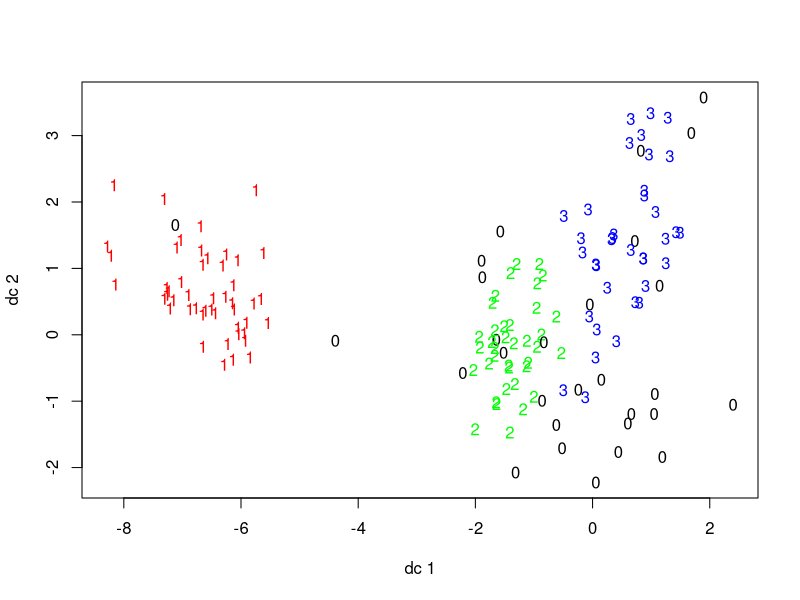
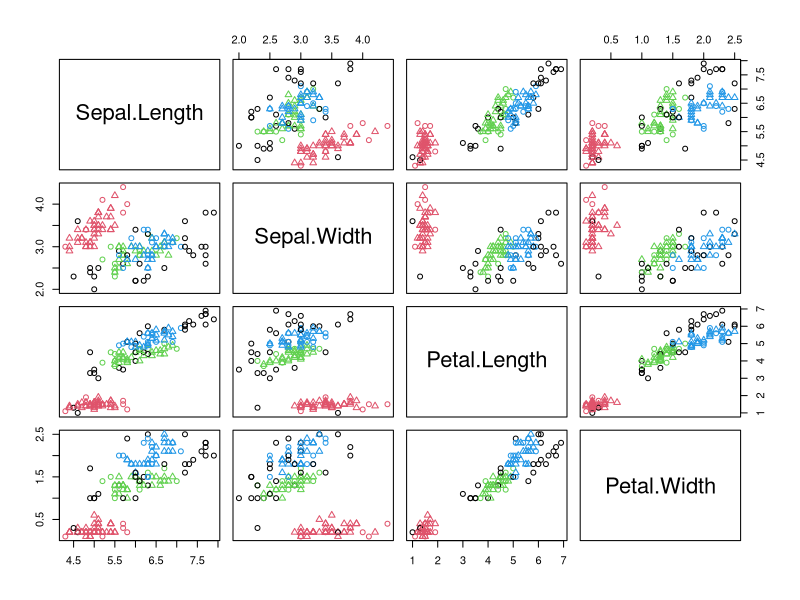

Recreate these plots in R, in order. (Note: this script raises an error after producing the figures.)
library("fpc")

something = iris[,1:4]

dbscanOut = dbscan(iris[,1:4], eps=0.42)
table(dbscanOut$cluster, iris$Species)

plotcluster(iris[,1:4], dbscanOut$cluster)
plot(dbscanOut, iris[,1:4])

data("multishapes", package="factoextra")
dataToCluster = multishapes[, 1:2]
plot(dataToCluster[,1], dataToCluster[,2])
